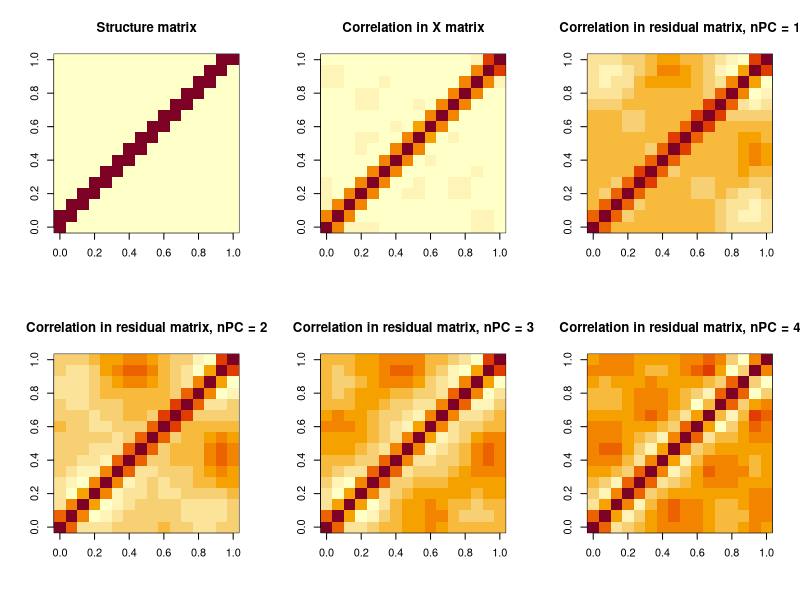
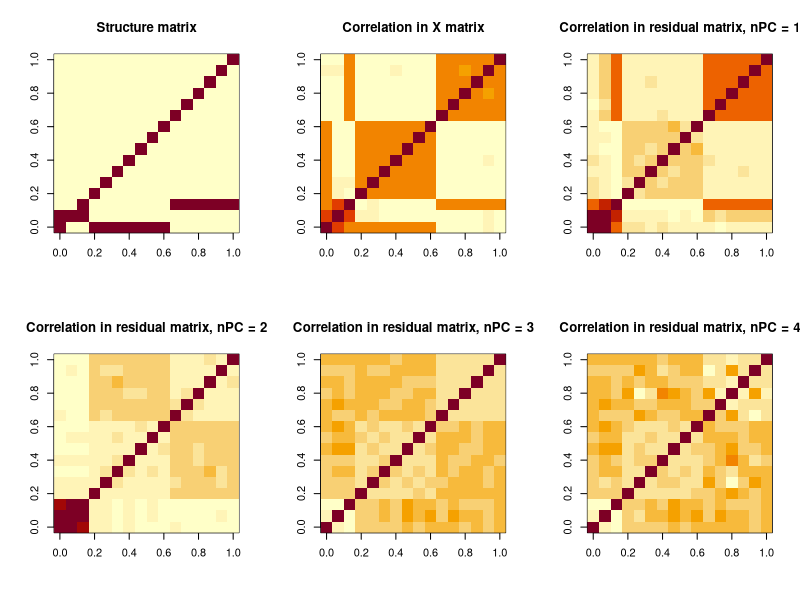

These figures' R source, in order:
## ---- chunk 1
set.seed(2020)
standardize = function(x) {
  apply(x, 2, function(y) { (y - mean(y)) / sd(y) })
}
split_by_pca = function(x, pve_cutoff = 0.5, npc = NULL) {
  x = standardize(x)
  res = svd(x)
  v = res$v
  if(is.null(npc)) {
    pve = cumsum(res$d^2 / sum(res$d^2))
    npc = sum(pve <= pve_cutoff) + 1
  }
  pc_mat = res$u[, 1 : npc, drop = F]
  res = x - pc_mat %*% (t(pc_mat) %*% x)
  list(residual = res, pc = pc_mat, v = v)
}
k = 16
n = 1000
struct_mat = matrix(0, nrow = k, ncol = k)
for(j in 1 : k) {
  struct_mat[j, j] = 1
  if(j < k) {
    struct_mat[j, j + 1] = 1
  }
  if(j > 1) {
    struct_mat[j - 1, j] = 1
  }
}
struct_mat2 = matrix(0, nrow = k, ncol = k)
struct_mat2[4 : 10, 1] = 1
struct_mat2[1:3, 2] = 1
struct_mat2[11:k, 3] = 1
for(j in 1 : k) {
  struct_mat2[j, j] = 1
}
zz = matrix(rnorm(n * k), nrow = n)
x = zz %*% t(struct_mat) 
x2 = zz %*% t(struct_mat2) 
tmp = split_by_pca(x, npc = 1)
res = tmp$residual
par(mfrow=c(2,3))
image(struct_mat, main = 'Structure matrix')
image(cor(x), main = 'Correlation in X matrix')
for(k in 1 : 4) {
  tmp = split_by_pca(x, npc = k)
  res = tmp$residual
  image(cor(res), main = paste0('Correlation in residual matrix, nPC = ', k))
}
par(mfrow=c(2,3))
image(struct_mat2, main = 'Structure matrix')
image(cor(x2), main = 'Correlation in X matrix')
for(k in 1 : 4) {
  tmp2 = split_by_pca(x2, npc = k)
  res2 = tmp2$residual
  image(cor(res2), main = paste0('Correlation in residual matrix, nPC = ', k))
}
